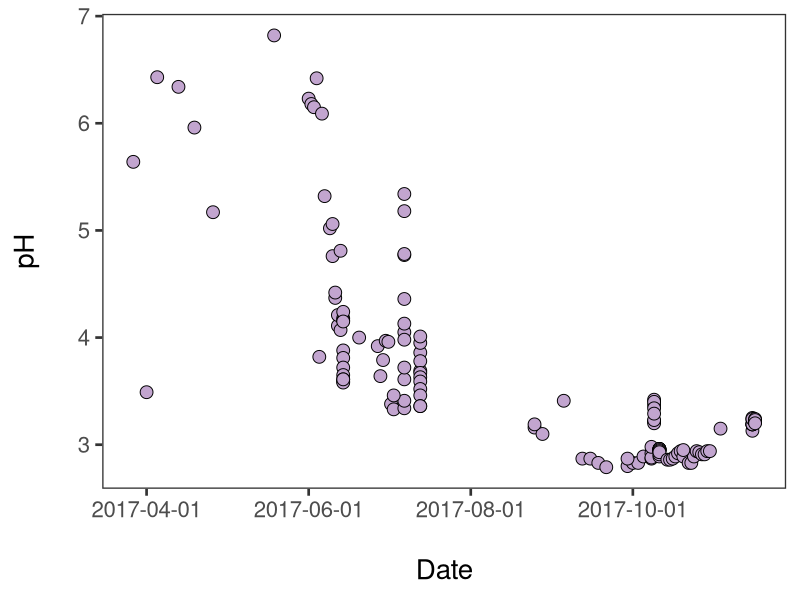
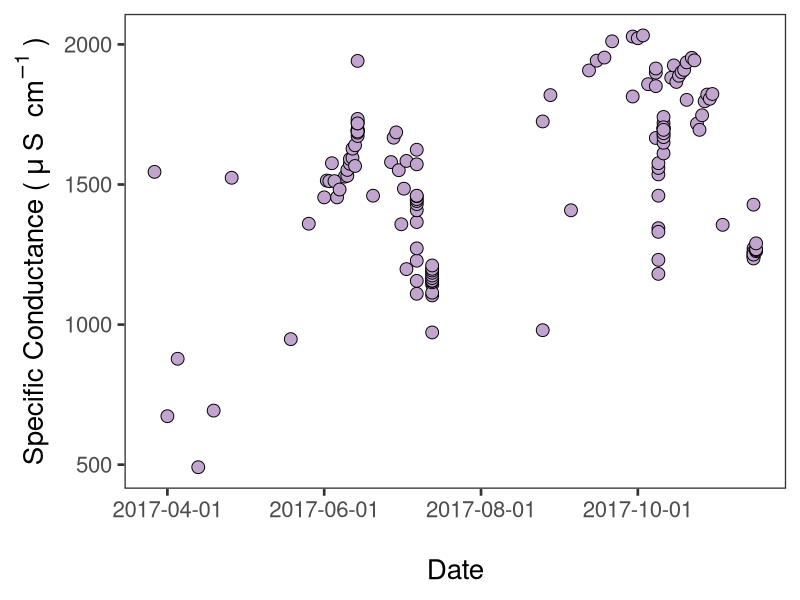
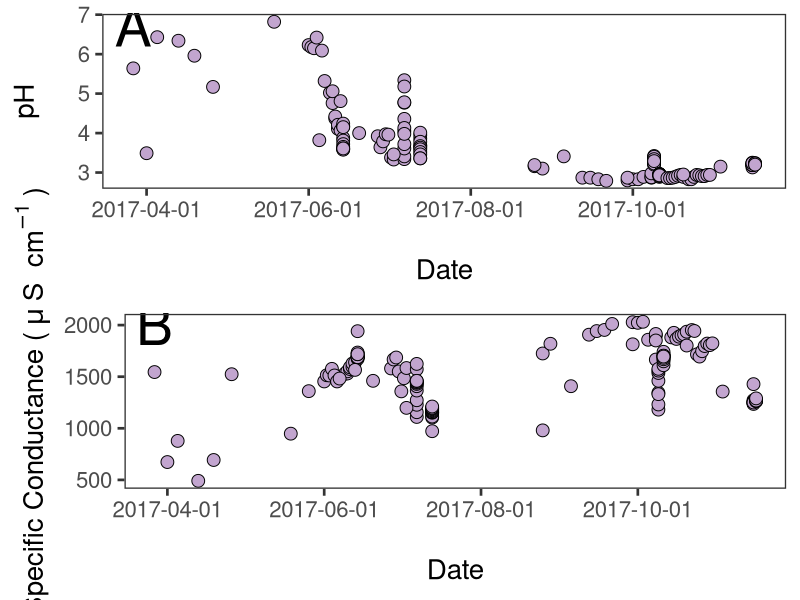
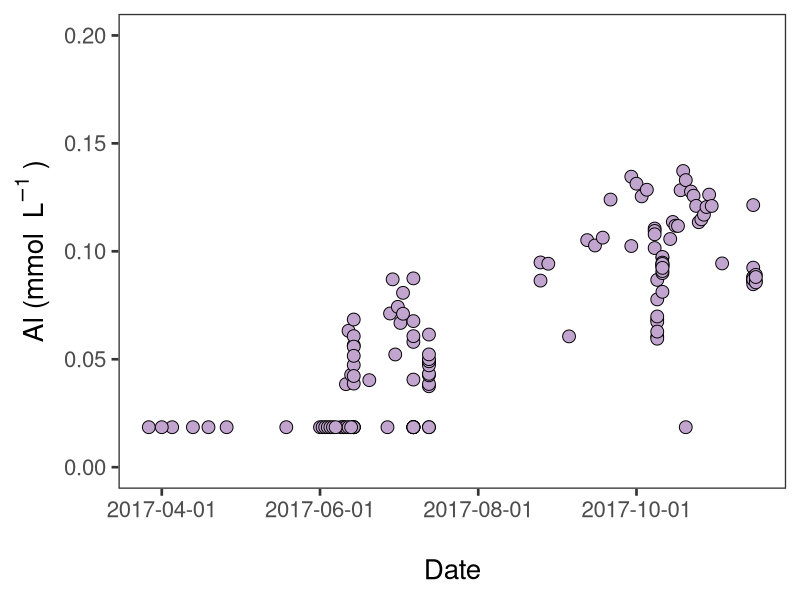
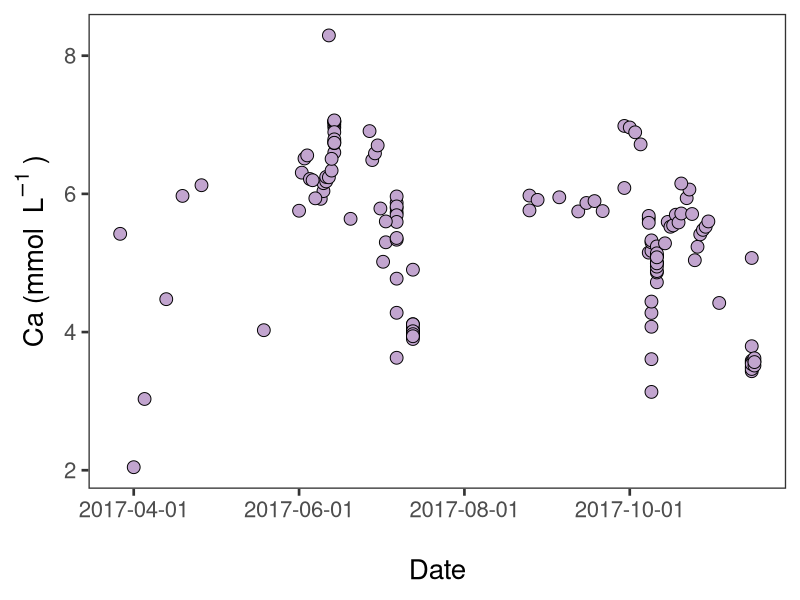
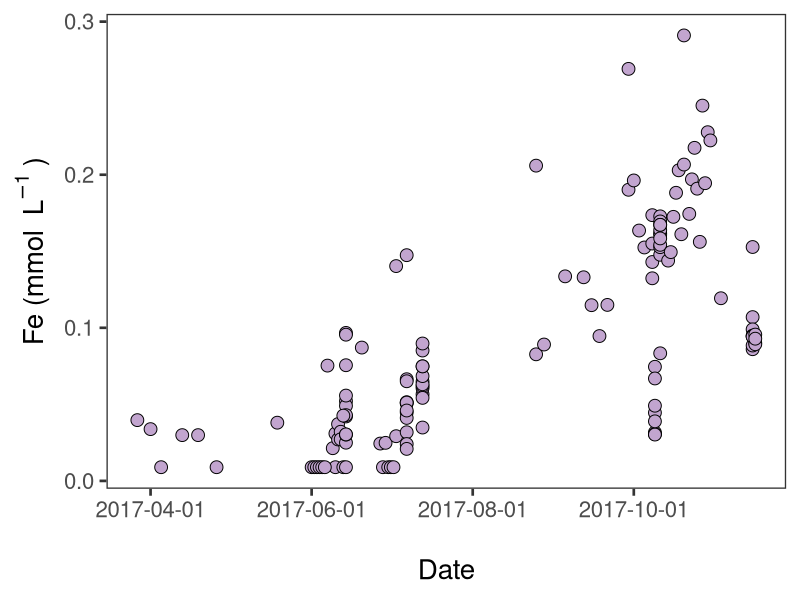
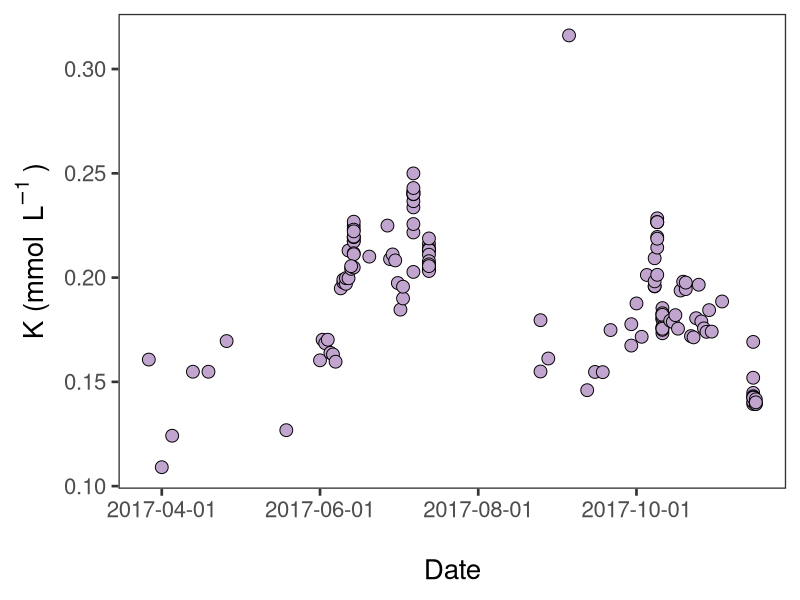
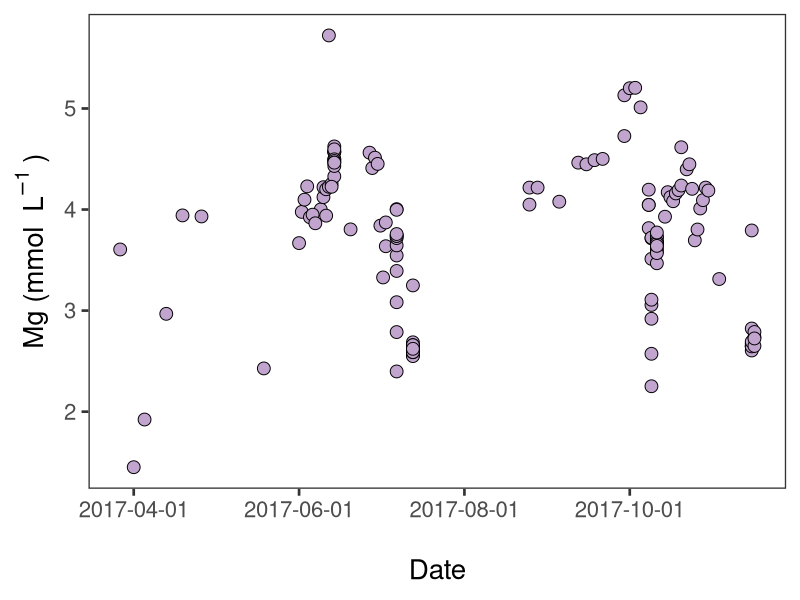

R code for these plots, in order:
#Call outlet data by date
Outchem<-read.csv(file="Outchemdate.csv",header=TRUE)
#Call Q 
Discharge<-read.csv(file="discharge.csv",header=TRUE)

#Transform mg/L to mmol/L

Outchem$Al_mmolL<-(Outchem$Al_mgL/26.982)
Outchem$Ca_mmolL<-(Outchem$Ca_mgL/40.08)
Outchem$Fe_mmolL<-(Outchem$Fe_mgL/55.845)
Outchem$K_mmolL<-(Outchem$K_mgL/39.099)
Outchem$Mg_mmolL<-(Outchem$Mg_mgL/24.305)
Outchem$Mn_mmolL<-(Outchem$Mn_mgL/54.938)
Outchem$Na_mmolL<-(Outchem$Na_mgL/22.99)
Outchem$SO42_mmolL<-(Outchem$SO42_mgL/96.06)
Outchem$Cl_mmolL<-(Outchem$Cl_mgL/35.453)

#Pulls out day of year to plot as x variable (makes scatter plot)
library(lubridate)
Outchem$newdate<-mdy(Outchem$Date)
Outchem$doy<-yday(Outchem$newdate)

#write to csv
write.csv(Outchem,"OutletChemData.csv")

#pH and EC std dev and std err
library(plyr)
outlet.summary<-ddply(Outchem, c("Site"), summarise,
                            pHmean = mean(pH, na.rm=TRUE), pHsd = sd(pH, na.rm=TRUE),
                            pHsem = sd(pH, na.rm=TRUE)/sqrt(length(pH)),
                            ECmean = mean(EC,na.rm=TRUE), ECsd = sd(EC,na.rm=TRUE),
                            ECsem = sd(EC,na.rm=TRUE)/sqrt(length(EC)),
                      Almean = mean(Al_mmolL,na.rm=TRUE), Alsd = sd(Al_mmolL,na.rm=TRUE),
                      Alsem = sd(Al_mmolL,na.rm=TRUE)/sqrt(length(Al_mmolL)),
                      Camean = mean(Ca_mmolL,na.rm=TRUE), Casd = sd(Ca_mmolL,na.rm=TRUE),
                      Casem = sd(Ca_mmolL,na.rm=TRUE)/sqrt(length(Ca_mmolL)),
                      Femean = mean(Fe_mmolL,na.rm=TRUE), Fesd = sd(Fe_mmolL,na.rm=TRUE),
                      Fesem = sd(Fe_mmolL,na.rm=TRUE)/sqrt(length(Fe_mmolL)),
                      Kmean = mean(K_mmolL,na.rm=TRUE), Ksd = sd(K_mmolL,na.rm=TRUE),
                      Ksem = sd(K_mmolL,na.rm=TRUE)/sqrt(length(K_mmolL)),
                      Mgmean = mean(Mg_mmolL,na.rm=TRUE), Mgsd = sd(Mg_mmolL,na.rm=TRUE),
                      Mgsem = sd(Mg_mmolL,na.rm=TRUE)/sqrt(length(Mg_mmolL)),
                      Mnmean = mean(Mn_mmolL,na.rm=TRUE), Mnsd = sd(Mn_mmolL,na.rm=TRUE),
                      Mnsem = sd(Mn_mmolL,na.rm=TRUE)/sqrt(length(Mn_mmolL)),
                      Namean = mean(Na_mmolL,na.rm=TRUE), Nasd = sd(Na_mmolL,na.rm=TRUE),
                      Nasem = sd(Na_mmolL,na.rm=TRUE)/sqrt(length(Na_mmolL)),
                      SO42mean = mean(SO42_mmolL,na.rm=TRUE), SO42sd = sd(SO42_mmolL,na.rm=TRUE),
                      SO42sem = sd(SO42_mmolL,na.rm=TRUE)/sqrt(length(SO42_mmolL)),
                      Clmean = mean(Cl_mmolL,na.rm=TRUE), Clsd = sd(Cl_mmolL,na.rm=TRUE),
                      Clsem = sd(Cl_mmolL,na.rm=TRUE)/sqrt(length(Cl_mmolL)))

#Plots outlet pH by date
library(ggplot2)
pal="#c2a5cf"
shape1=21
OutpH<-ggplot(Outchem, aes(newdate,pH))+
  geom_point(colour="black",size=4, fill=pal, pch=shape1)+
  theme_bw(base_size=20)+
  theme(panel.grid.major = element_blank(), panel.grid.minor = element_blank())+
  scale_x_date(breaks=c(as.Date("2017-04-01"),as.Date("2017-06-01"),as.Date("2017-08-01"),as.Date("2017-10-01"),as.Date("2017-12-01")))+
  xlab("\nDate")+
  ylab("pH\n")
#Call the graph
OutpH

#Plots outlet EC by date
library(ggplot2)
pal="#c2a5cf"
shape1=21
OutEC<-ggplot(Outchem, aes(newdate,EC))+
  geom_point(colour="black",size=4, fill=pal, pch=shape1)+
  theme_bw(base_size=20)+
  theme(panel.grid.major = element_blank(), panel.grid.minor = element_blank())+
  scale_x_date(breaks=c(as.Date("2017-04-01"),as.Date("2017-06-01"),as.Date("2017-08-01"),as.Date("2017-10-01"),as.Date("2017-12-01")))+
  xlab("\nDate")+
  ylab("Specific Conductance ("~mu~"S "~cm^-1~")")
#Call the graph
OutEC

#Put outlet pH and EC plots in one figure
library(gridExtra)
library(lubridate)
startdate<-"2017-03-27"
xposition<-date(startdate)
OutpH.1<-OutpH+guides(fill=FALSE,shape=FALSE)+annotate("text",x=xposition,y=6.7,label="A",size=14)
OutEC.1<-OutEC+guides(fill=FALSE,shape=FALSE)+annotate("text",x=xposition,y=2000,label="B",size=14)
grid.arrange(arrangeGrob(OutpH.1,OutEC.1, ncol=1, widths=c(1)))

#Save to PDF
pdf("OutECpH.pdf",height=10,width=10)
grid.arrange(arrangeGrob(OutpH.1,OutEC.1, ncol=1, widths=c(1)))
dev.off()

#Plots outlet Al by date
library(ggplot2)
pal="#c2a5cf"
shape1=21
OutAl<-ggplot(Outchem, aes(newdate,Al_mmolL))+
  geom_point(colour="black",size=4, fill=pal, pch=shape1)+
  theme_bw(base_size=20)+
  theme(panel.grid.major = element_blank(), panel.grid.minor = element_blank())+
  guides(fill=guide_legend(title=NULL))+
  scale_x_date(breaks=c(as.Date("2017-04-01"),as.Date("2017-06-01"),as.Date("2017-08-01"),as.Date("2017-10-01"),as.Date("2017-12-01")))+
  ylim(0,0.2)+
  xlab("\nDate")+
  ylab("Al (mmol "~L^-1~")")
#Call the graph
OutAl

#Plots outlet Ca by date
library(ggplot2)
pal="#c2a5cf"
shape1=21
OutCa<-ggplot(Outchem, aes(newdate,Ca_mmolL))+
  geom_point(colour="black",size=4, fill=pal, pch=shape1)+
  theme_bw(base_size=20)+
  theme(panel.grid.major = element_blank(), panel.grid.minor = element_blank())+
  guides(fill=guide_legend(title=NULL))+
  scale_x_date(breaks=c(as.Date("2017-04-01"),as.Date("2017-06-01"),as.Date("2017-08-01"),as.Date("2017-10-01"),as.Date("2017-12-01")))+
  xlab("\nDate")+
  ylab("Ca (mmol "~L^-1~")")
#Call the graph
OutCa

#Plots outlet Fe by date
library(ggplot2)
pal="#c2a5cf"
shape1=21
OutFe<-ggplot(Outchem, aes(newdate,Fe_mmolL))+
  geom_point(colour="black",size=4, fill=pal, pch=shape1)+
  theme_bw(base_size=20)+
  theme(panel.grid.major = element_blank(), panel.grid.minor = element_blank())+
  guides(fill=guide_legend(title=NULL))+
  scale_x_date(breaks=c(as.Date("2017-04-01"),as.Date("2017-06-01"),as.Date("2017-08-01"),as.Date("2017-10-01"),as.Date("2017-12-01")))+
  xlab("\nDate")+
  ylab("Fe (mmol "~L^-1~")")
#Call the graph
OutFe

#Plots outlet K by date
library(ggplot2)
pal="#c2a5cf"
shape1=21
OutK<-ggplot(Outchem, aes(newdate,K_mmolL))+
  geom_point(colour="black",size=4, fill=pal, pch=shape1)+
  theme_bw(base_size=20)+
  theme(panel.grid.major = element_blank(), panel.grid.minor = element_blank())+
  guides(fill=guide_legend(title=NULL))+
  scale_x_date(breaks=c(as.Date("2017-04-01"),as.Date("2017-06-01"),as.Date("2017-08-01"),as.Date("2017-10-01"),as.Date("2017-12-01")))+
  xlab("\nDate")+
  ylab("K (mmol "~L^-1~")")
#Call the graph
OutK

#Plots outlet Mg by date
library(ggplot2)
pal="#c2a5cf"
shape1=21
OutMg<-ggplot(Outchem, aes(newdate,Mg_mmolL))+
  geom_point(colour="black",size=4, fill=pal, pch=shape1)+
  theme_bw(base_size=20)+
  theme(panel.grid.major = element_blank(), panel.grid.minor = element_blank())+
  guides(fill=guide_legend(title=NULL))+
  scale_x_date(breaks=c(as.Date("2017-04-01"),as.Date("2017-06-01"),as.Date("2017-08-01"),as.Date("2017-10-01"),as.Date("2017-12-01")))+
  xlab("\nDate")+
  ylab("Mg (mmol "~L^-1~")")
#Call the graph
OutMg

#Plots outlet Mn by date
library(ggplot2)
pal="#c2a5cf"
shape1=21
OutMn<-ggplot(Outchem, aes(newdate,Mn_mmolL))+
  geom_point(colour="black",size=4, fill=pal, pch=shape1)+
  theme_bw(base_size=20)+
  theme(panel.grid.major = element_blank(), panel.grid.minor = element_blank())+
  guides(fill=guide_legend(title=NULL))+
  scale_x_date(breaks=c(as.Date("2017-04-01"),as.Date("2017-06-01"),as.Date("2017-08-01"),as.Date("2017-10-01"),as.Date("2017-12-01")))+
  ylim(0,0.65)+
  xlab("\nDate")+
  ylab("Mn (mmol "~L^-1~")")
#Call the graph
OutMn

#Plots outlet Na by date
library(ggplot2)
pal="#c2a5cf"
shape1=21
OutNa<-ggplot(Outchem, aes(newdate,Na_mmolL))+
  geom_point(colour="black",size=4, fill=pal, pch=shape1)+
  theme_bw(base_size=20)+
  theme(panel.grid.major = element_blank(), panel.grid.minor = element_blank())+
  guides(fill=guide_legend(title=NULL))+
  scale_x_date(breaks=c(as.Date("2017-04-01"),as.Date("2017-06-01"),as.Date("2017-08-01"),as.Date("2017-10-01"),as.Date("2017-12-01")))+
  xlab("\nDate")+
  ylab("Na (mmol "~L^-1~")")
#Call the graph
OutNa

#Plots outlet SO42- by date
library(ggplot2)
pal="#c2a5cf"
shape1=21
OutSO42<-ggplot(Outchem, aes(newdate,SO42_mmolL))+
  geom_point(colour="black",size=4, fill=pal, pch=shape1)+
  theme_bw(base_size=20)+
  theme(panel.grid.major = element_blank(), panel.grid.minor = element_blank())+
  guides(fill=guide_legend(title=NULL))+
  scale_x_date(breaks=c(as.Date("2017-04-01"),as.Date("2017-06-01"),as.Date("2017-08-01"),as.Date("2017-10-01"),as.Date("2017-12-01")))+
  xlab("\nDate")+
  ylab("S"~O[4]^-2~" (mmol "~L^-1~")")
#Call the graph
OutSO42

#Plots outlet Cl by date
library(ggplot2)
pal="#c2a5cf"
shape1=21
OutCl<-ggplot(Outchem, aes(newdate,Cl_mmolL))+
  geom_point(colour="black",size=4, fill=pal, pch=shape1)+
  theme_bw(base_size=20)+
  theme(panel.grid.major = element_blank(), panel.grid.minor = element_blank())+
  guides(fill=guide_legend(title=NULL))+
  xlab("\nDate")+
  ylab("Cl (mmol L-1)\n")
#Call the graph
OutCl

#Put all outlet plots in one figure
library(gridExtra)
library(lubridate)
startdate<-"2017-03-27"
xposition<-date(startdate)
OutCa.1<-OutCa+guides(fill=FALSE,shape=FALSE)+annotate("text",x=xposition,y=8,label="E",size=14)
OutFe.1<-OutFe+guides(fill=FALSE,shape=FALSE)+annotate("text",x=xposition,y=0.28,label="A",size=14)
OutK.1<-OutK+guides(fill=FALSE,shape=FALSE)+annotate("text",x=xposition,y=0.3,label="G",size=14)
OutMg.1<-OutMg+guides(fill=FALSE,shape=FALSE)+annotate("text",x=xposition,y=5.5,label="F",size=14)
OutMn.1<-OutMn+guides(fill=FALSE,shape=FALSE)+annotate("text",x=xposition,y=0.6,label="B",size=14)
OutNa.1<-OutNa+guides(fill=FALSE,shape=FALSE)+annotate("text",x=xposition,y=0.62,label="H",size=14)
OutAl.1<-OutAl+guides(fill=FALSE,shape=FALSE)+annotate("text",x=xposition,y=0.19,label="C",size=14)
OutSO42.1<-OutSO42+guides(fill=FALSE,shape=FALSE)+annotate("text",x=xposition,y=15,label="D",size=12.5)
grid.arrange(arrangeGrob(OutFe.1,OutMn.1,OutAl.1,OutSO42.1,OutCa.1,OutMg.1,OutK.1,OutNa.1, ncol=2, widths=c(1,1)))

#Save to PDF
pdf("Outionbydate.pdf",height=20,width=20)
grid.arrange(arrangeGrob(OutFe.1,OutMn.1,OutAl.1,OutSO42.1,OutCa.1,OutMg.1,OutK.1,OutNa.1, ncol=2, widths=c(1,1)))
dev.off()

# Plot outlet pH and Fe by date
library(ggplot2)
yscale<-0.05

Out_pHFe_date<-ggplot(Outchem,aes(x=newdate))+
  geom_point(aes(y=pH),fill="purple",colour="black",pch=21,size=4)+
  geom_point(aes(y=Fe_mmolL/yscale,fill="orange"),colour="black",pch=21,size=4)+
  scale_y_continuous(sec.axis=sec_axis(~.*yscale,name="Concentration"))+
  scale_fill_manual(guide="legend",name="ions",
                    values=c("orange"),labels=c("Fe"))+
  labs(y="pH",
       x="Date")+
  theme_bw()+
  theme(panel.grid.major = element_blank(), panel.grid.minor = element_blank())

Out_pHFe_date
#Save to PDF
pdf("Out_pHFe_date.pdf",height=6,width=8)
Out_pHFe_date
dev.off()

#plot Q by Date
library(lubridate)
Discharge$newdate<-mdy_hm(Discharge$date_and_time)
Discharge$doy<-yday(Discharge$newdate)
Discharge$air_space<-(2*0.315)-(Discharge$level_m+0.315)
Discharge$air_space<-ifelse(Discharge$air_space >= 0, Discharge$air_space, 0)
Discharge$theta<-2*acos((0.315-Discharge$air_space)/0.315)
Discharge$Area_water<-(0.5*pi*(0.315^2))-(0.315^2*(Discharge$theta-sin(Discharge$theta))/2)
Discharge$Q_m3s<-Discharge$velocity_m_s*Discharge$Area_water
Discharge$Q_m3s<-ifelse(Discharge$Q_m3s >= 0, Discharge$Q_m3s, 0)
library(ggplot2)
OutQ<-ggplot(Discharge,aes(newdate,Q_m3s))+
  geom_line(colour="blue")+
  theme_bw(base_size=20)+
  theme(panel.grid.major = element_blank(), panel.grid.minor = element_blank())+
  guides(fill=guide_legend(title=NULL),shape=guide_legend(title=NULL))+
  xlab("\nDate")+
  ylab("Q ("~m^3~" "~s^-1~")")
#Call the graph
OutQ

#Save to PDF
pdf("OutQ.pdf",height=20,width=20)
OutQ
dev.off()
